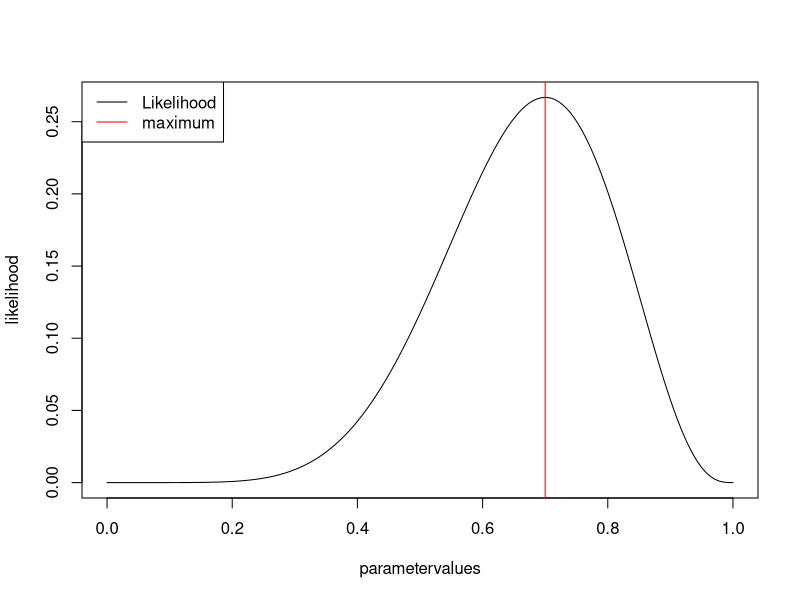
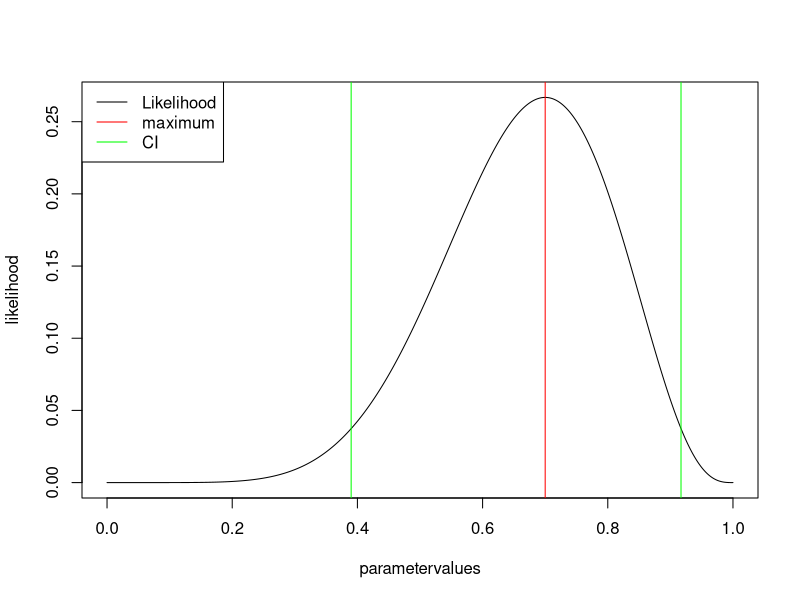
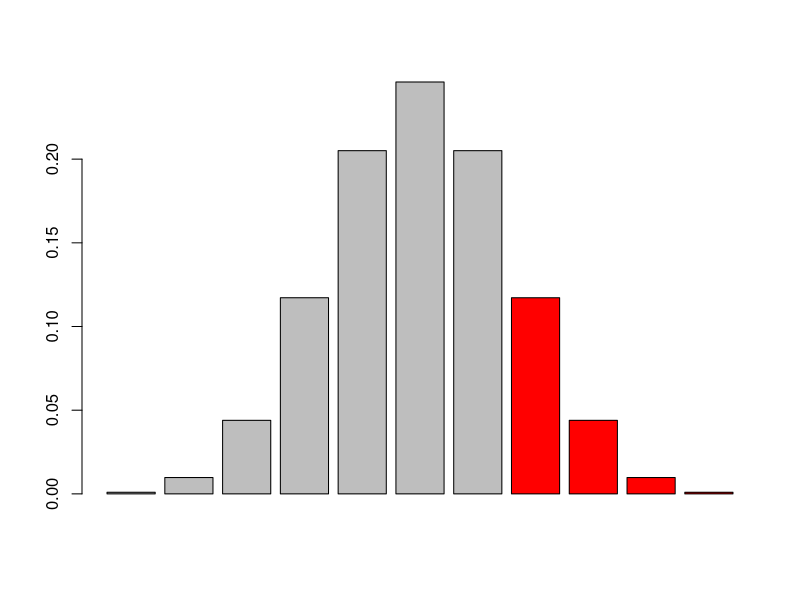
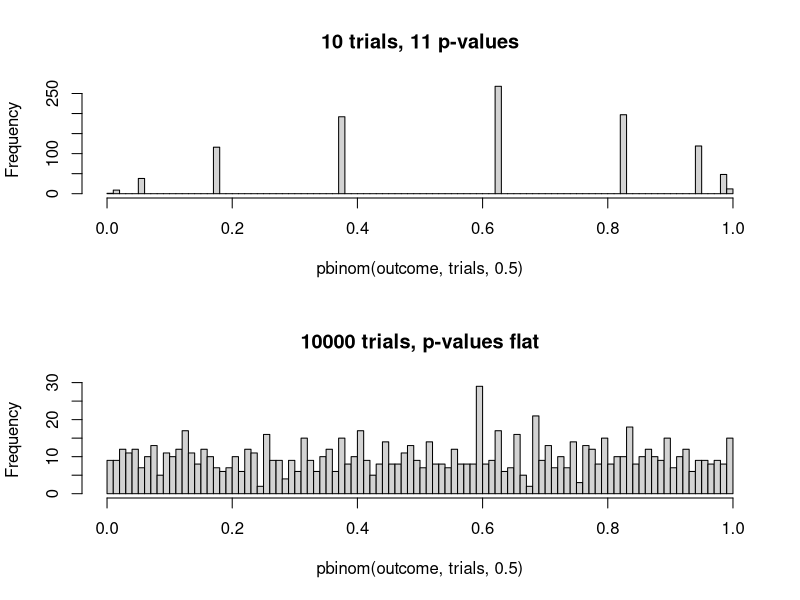
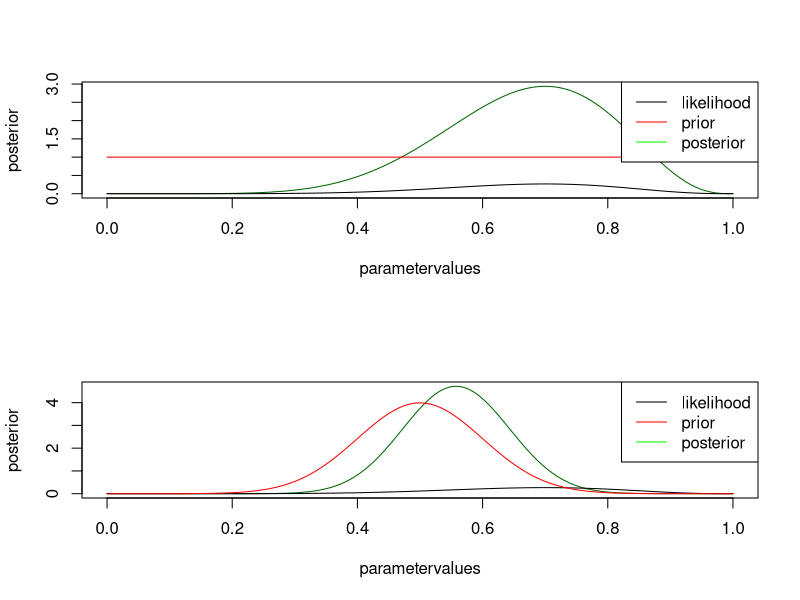
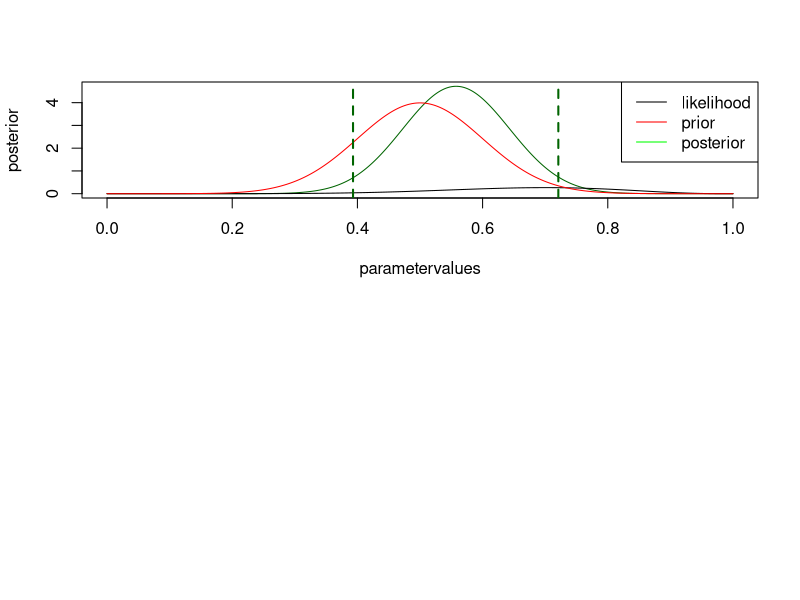

The R script that drew these images, in order:
## ---- chunk 1
rm(list=ls(all=TRUE))
trials = 10
success = 7
## ---- chunk 2
# parameters to check
parametervalues <- seq(0,1,0.001)
# get the probability for all parametervalues
likelihood <- dbinom(success,trials,parametervalues)

# plot results
plot(parametervalues, likelihood, type = "l")
legend("topleft", legend = c("Likelihood", "maximum"), col = c("black", "red"), lwd = 1)
MLEEstimate <- parametervalues[which.max(likelihood)]
abline(v=MLEEstimate, col = "red")
## ---- chunk 3
plot(parametervalues, likelihood, type = "l")
legend("topleft", legend = c("Likelihood", "maximum", "CI"), col = c("black", "red", "green"), lwd = 1)
MLEEstimate <- parametervalues[which.max(likelihood)]
abline(v=MLEEstimate, col = "red")

confidence.level <- log(max(likelihood)) -1.96
leftCI <- parametervalues[which.min(abs(log(likelihood[1:which.max(likelihood)]) - confidence.level))]
abline(v=leftCI, col = "green")
rightCI <- parametervalues[which.min(abs(log(likelihood[which.max(likelihood):length(likelihood)]) - confidence.level)) + which.max(likelihood) -1]
abline(v=rightCI, col = "green")


## ---- chunk 4
barplot(dbinom(0:10, 10, 0.5), col = c(rep("grey", success ), rep("red", 11-success)))
line(pbinom(0:10,trials,prob = 0.5, lower.tail = F))
## ---- chunk 5
pValue <- pbinom(success-1,trials,prob = 0.5, lower.tail = F)
pValue
pValue < 0.05
## ---- chunk 6
binom.test(7,trials,0.5) # two sided 
binom.test(7,trials,0.5, alternative="greater") # testing for greater
binom.test(7,trials,0.5, alternative="less") # testing for less
## ---- chunk 7
data= rbinom(20,10,0.5)
pValue <- pbinom(data,trials,prob = 0.5, lower.tail = F)
pValue
max(pValue < 0.05) == 1

pValueAdjusted <- p.adjust(pValue, method = "hochberg")
pValueAdjusted
max(pValueAdjusted < 0.05) == 1
## ---- chunk 8
par(mfrow=c(2,1))
trials = 10
outcome <- rbinom(1000, trials, 0.5)
hist(pbinom(outcome,trials,0.5), breaks = 100, main = "10 trials, 11 p-values" )
sum(pbinom(outcome,trials,0.5) < 0.05)


trials = 10000
outcome <- rbinom(1000, trials, 0.5)
hist(pbinom(outcome,trials,0.5), breaks = 100, main = "10000 trials, p-values flat"  )
sum(pbinom(outcome,trials,0.5) < 0.05)
## ---- chunk 9
prior <- rep(1,1001)
posterior <- likelihood * prior / sum(likelihood * prior) * length(parametervalues)

plot(parametervalues, posterior, col = "darkgreen", type = "l")
lines(parametervalues, likelihood)
lines(parametervalues, prior, col = "red" )
legend("topright", c("likelihood", "prior", "posterior"), col = c("black", "red", "green"), lwd = 1 )
## ---- chunk 10
prior <- dnorm(parametervalues, mean = 0.5, sd = 0.1)
posterior <- likelihood * prior / sum(likelihood * prior) * length(parametervalues)

plot(parametervalues, posterior, col = "darkgreen", type = "l")
lines(parametervalues, likelihood)
lines(parametervalues, prior, col = "red" )
legend("topright", c("likelihood", "prior", "posterior"), col = c("black", "red", "green"), lwd = 1 )
## ---- chunk 11
plot(parametervalues, posterior, col = "darkgreen", type = "l")
lines(parametervalues, likelihood)
lines(parametervalues, prior, col = "red" )
legend("topright", c("likelihood", "prior", "posterior"), col = c("black", "red", "green"), lwd = 1 )

cumPost <- cumsum(posterior) / (length(posterior) -1)

leftCI <- parametervalues[which.min(abs(cumPost - 0.025))]
abline(v=leftCI, col = "darkgreen", lty = 2, lwd = 2)
leftCI <- parametervalues[which.min(abs(cumPost - 0.975))]
abline(v=leftCI, col = "darkgreen", lty = 2, lwd = 2)
